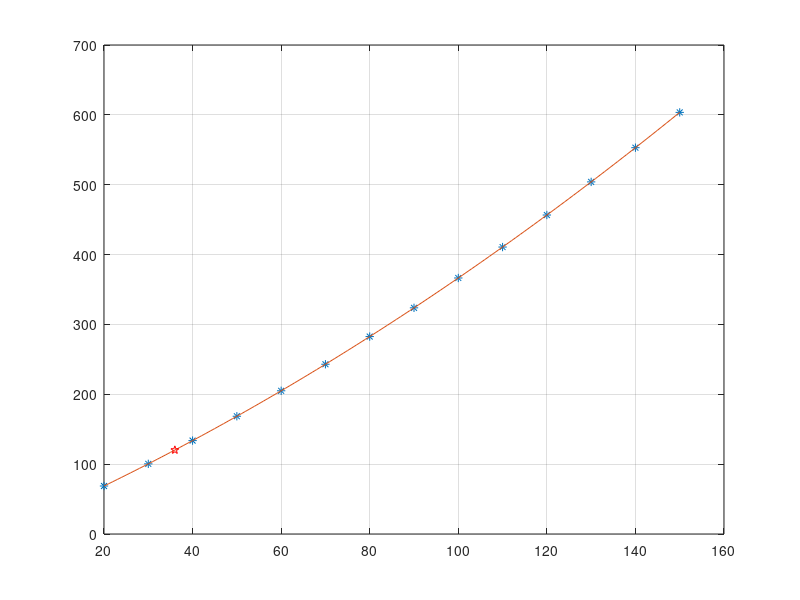

This figure's MATLAB source:
d2=[3.15,7.08,12.59,19.68,28.34,38.57,50.4,63.75,78.71,95.22,113.29,132.93,154.12,176.87];
d3=10;
v=20:10:150;
v_=v*1000/3600;
d1=v_*10;
d=d1+d2+d3;
v_=20:1:150;
d_=interp1(v,d,v_,'spline');
[k,x]=sort(abs(d_-120));
plot(v,d,'*',v_,d_,v_(x(1)),d_(x(1)),'rp');
grid on